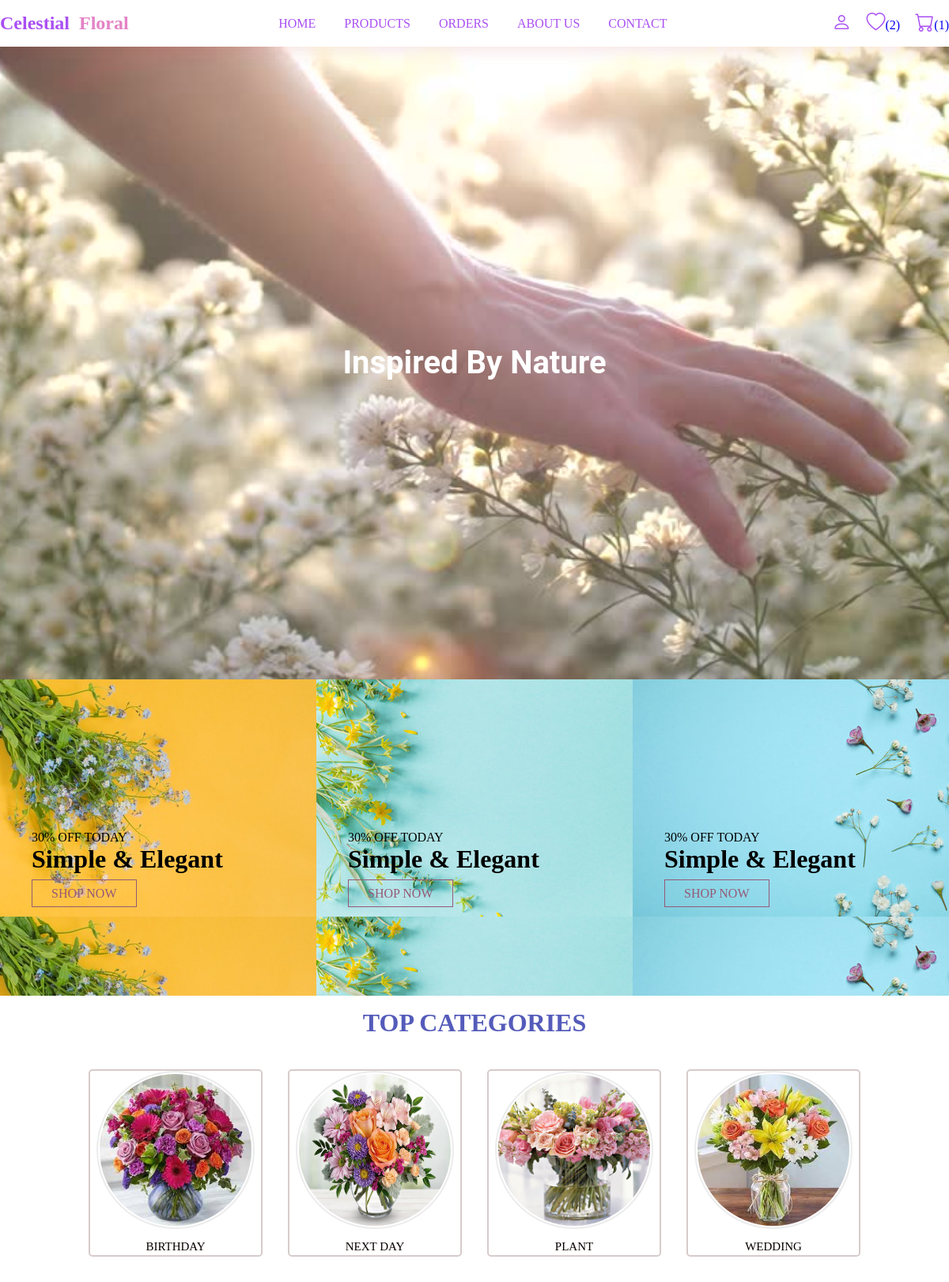
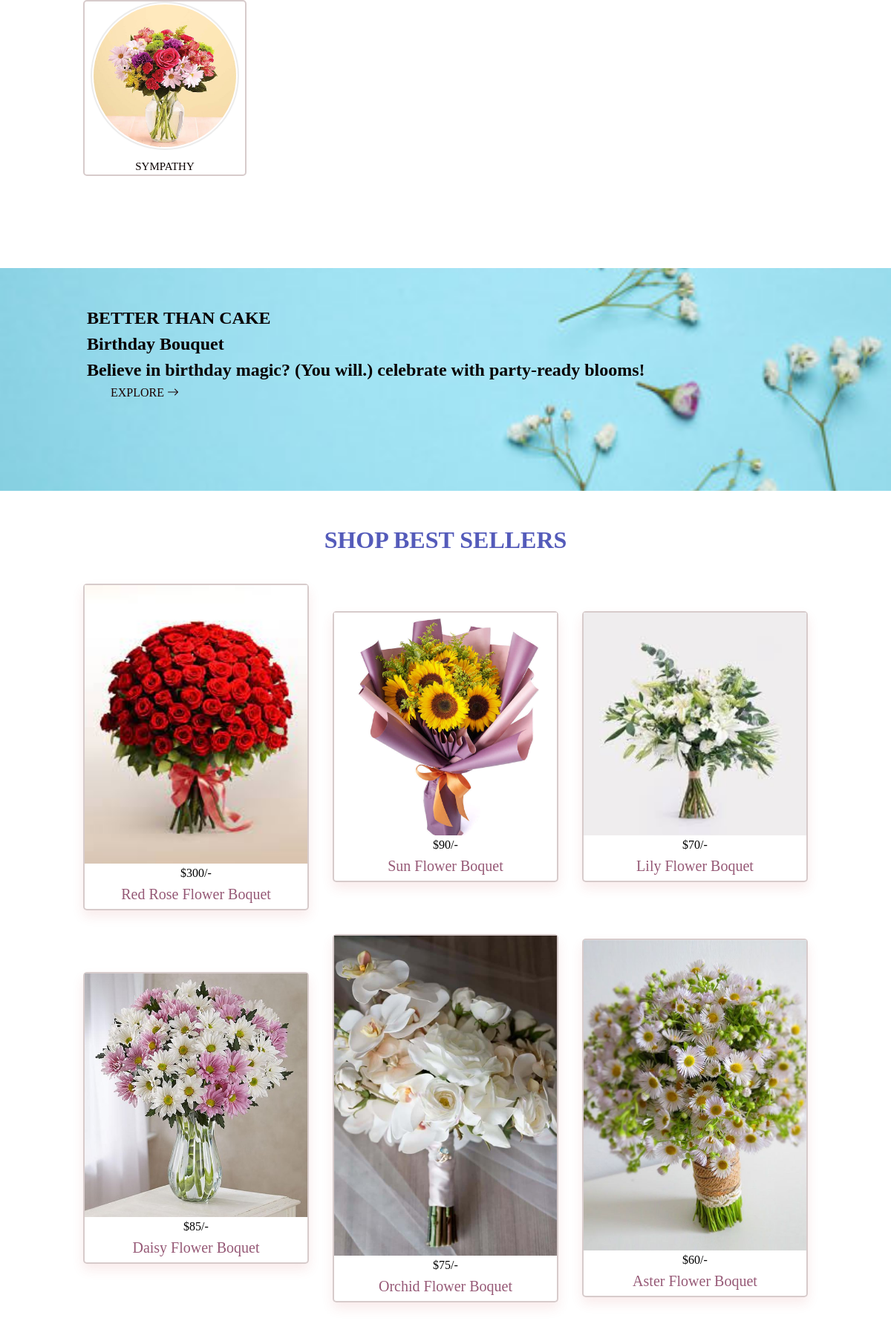
The page / (upper part) on the database its author committed (2 pictures, top to bottom).
### tables this page shows
CREATE TABLE `products` (
  `id` int(255) NOT NULL,
  `name` varchar(255) NOT NULL,
  `price` varchar(255) NOT NULL,
  `product_detail` varchar(255) NOT NULL,
  `image` varchar(225) NOT NULL
);

### index.php (the view, shortened to what this page needs)
<?php
include 'connection.php';
$user_id = isset($_SESSION['user_id']) ? $_SESSION['user_id'] : null;
?>
<!DOCTYPE html>
<html lang="en">
<head>
    <link rel="stylesheet" href="https://cdn.jsdelivr.net/npm/bootstrap-icons/font/bootstrap-icons.css">
    <link rel="stylesheet" href="main.css">
</head>
<body>
<header class="header">
    <div class="flex">
        <a href="admin_header.php" class="logo">Celestial &nbsp<span>Floral</span></a>
        <nav class="navbar">
            <a href="index.php">Home</a>
            <a href="products.php">Products</a>
            <a href="orders.php">Orders</a>
            <a href="about.php">About us</a>
            <a href="contact.php">Contact</a>
        </nav>
        <div class="icons">
            <i class="bi bi-person" id="user-icon"></i>
                <?php
                $select_wishlist = mysqli_query($conn, "SELECT * FROM `wishlist` WHERE user_id = '$user_id'") or die('query failed');
                $wishlist_num_rows = mysqli_num_rows($select_wishlist);
                ?>
                <a href="wishlist.php"><i class="bi bi-heart"></i><span>(<?php echo $wishlist_num_rows; ?>)</span></a>
                <?php
                $select_cart = mysqli_query($conn, "SELECT * FROM `cart` WHERE user_id = '$user_id'") or die('query failed');
                $cart_num_rows = mysqli_num_rows($select_cart);
                ?>
                <a href="cart.php"><i class="bi bi-cart"></i><span>(<?php echo $cart_num_rows; ?>)</span></a>
        </div>
    </div>
</header>
<body>
<div class="slider-section">
    <div class="slide-show-container">
        <div class="wrapper-one">
            <div class="wrapper-text">Inspired by Nature</div>
        </div>
    </div>
</div>
<div class="row">
    <div class="card">
        <div class="detail">
           <span>30% OFF TODAY</span>
           <h1>Simple & Elegant</h1>
           <a href="shop.php">Shop now</a>
        </div>
    </div>
    <div class="card">
        <div class="detail">
           <span>30% OFF TODAY</span>
           <h1>Simple & Elegant</h1>
           <a href="shop.php">Shop now</a>
        </div>
    </div>
    <div class="card">
        <div class="detail">
           <span>30% OFF TODAY</span>
           <h1>Simple & Elegant</h1>
           <a href="shop.php">Shop now</a>
        </div>
    </div>
</div>
<div class="categories">
    <h1 class="title">TOP CATEGORIES</h1>
    <div class="box-container">
        <div class="box">
            <img src="image/chategory1.jpeg" >
            <span>Birthday</span>
        </div>
        <div class="box">
            <img src="image/chategory2.jpg" >
            <span>Next Day</span>
        </div>
        <div class="box">
            <img src="image/chategory3.jpg" >
            <span>Plant</span>
        </div>
        <div class="box">
            <img src="image/chategory4.jpeg" >
            <span>Wedding</span>
        </div>
        <div class="box">
            <img src="image/chategory5.jpg" >
            <span>Sympathy</span>
        </div>
    </div>
</div>
  <div class="banner3">
    <div class="detail">
        <p><b>BETTER THAN CAKE<p></b>
        <p><b>Birthday Bouquet</p></b>
        <p><b>Believe in birthday magic? (You will.) celebrate with party-ready blooms!</p></b>
        <a href="shop.php"> explore <i class="bi bi-arrow-right"></i></a>
    </div>
  </div>
  <div class="shop">
    <h1 class="title">Shop Best Sellers</h1>
    <div class="box-container">
        <?php
        $select_products = mysqli_query($conn, "SELECT * FROM `products`") or die('query failed');
        if(mysqli_num_rows($select_products) > 0) {
            while($fetch_products = mysqli_fetch_assoc($select_products)) {
        ?>
            <form action="" method="post" class="box">
                <img src="image/<?php echo htmlspecialchars($fetch_products['image']); ?>">
                <div class="price">$<?php echo htmlspecialchars($fetch_products['price']); ?>/-</div>
                <div class="name"><?php echo htmlspecialchars($fetch_products['name']); ?></div>
            </form>
        <?php
            }
        } else {
            echo '<p class="empty">No Products Added Yet!</p>';
        }
        ?>
    </div>
</div>
<?php include 'footer.php'; ?>
</body>
</html>

### footer.php (shortened to what this page needs)
<!DOCTYPE html>
<html lang="en">
<head>
    <link rel="stylesheet" href="https://cdn.jsdelivr.net/npm/bootstrap-icons/font/bootstrap-icons.css">
    <link rel="stylesheet" href="main.css">
</head>
<body>
</body>
</html>

### main.css (style rules this page uses)
* { margin: 0; padding: 0; box-sizing: border-box; }
:root { --white-alpha-40: rgba(156, 126, 126, 0.4); --white-alpha-25: rgba(255,255,255,0.25); --backdrop-filter-blur: blur(5px); --pink:#965976; --box-shadow: 0 .5rem 1rem rgba(197, 62, 62, 0.1); }
a { text-decoration: none; }
.box-container { padding: 2% 8%; display: grid; grid-template-columns: repeat(auto-fit,minmax(18rem,1fr)); justify-content: center; align-items: center; }
.box-container .box { box-shadow: var(--box-shadow); border-radius: 15px; background: var(--white-alpha-25); border: 2px solid var(--white-alpha-40); margin: 1rem; text-align: center; border-radius: 5px; }
header { background: #fff; width: 100%; padding: 1rem 0; box-shadow: var(--box-shadow); position: relative; z-index: 1000; }
.flex { max-width: 1200px; display: flex; justify-content:space-between; align-items: center; position: relative; margin: 0 auto; }
.logo { font-size: 1.5rem; font-weight: bold; color:#aa4ff3; }
.logo span { color:#e382c5 }
.navbar a { margin: 0 1rem; font-size: 1rem; color: #aa4ff3; text-transform: uppercase; }
.header .icons { display: flex; }
.header .icons i { margin-left: 1.2rem; font-size: 1.5rem; cursor: pointer; color: #aa4ff3; }
.title { text-align: center; text-transform: uppercase; color: #545bba; }
.slide-show-container { height: 100vh; width: 100%; position: relative; overflow: hidden; }
.wrapper-one, .wrapper-two, .wrapper-three { background-color: #eee; background-size: cover; background-position: center center; background-repeat: no-repeat; height: 100%; width: 100%; position: absolute; color: #fff; text-transform: capitalize; opacity: 0; }
.wrapper-one { background-image: url('image/bg4.jpg'); opacity: 1; }
.wrapper-text { font: 700 40px/1.4 'Roboto', sans-serif; position: absolute; top: 50%; left: 50%; transform: translate(-50%, -50%); text-align: center; z-index: 1; }
.row { display: grid; grid-template-columns: repeat(auto-fit, minmax(20rem,1fr)); }
.row .card { background: url('image/banner1.jpg'); background-size: cover; background-position: center; width: 100%; height: 400px; position: relative; margin-bottom: 1rem; }
.row .card .detail { position: absolute; bottom: 30%; left: 10%; }
.row .card h1 { margin-bottom: 1rem; font-size: 2rem; font-weight: 600; }
.row .card a { color: var(--pink); font-size: 16px; padding: .5rem 1.5rem; border: 1px solid var(--pink); text-transform: uppercase; }
.row .card:nth-child(1) { background: url('image/banner1.jpg'); }
.row .card:nth-child(2) { background: url('image/banner2.jpg'); }
.row .card:nth-child(3) { background: url('image/banner3.jpg'); }
.categories { padding-bottom: 3%; }
.categories .box-container { grid-template-columns: repeat(auto-fit, minmax(15rem,1fr)); }
.categories .box-container .box { font-size: 1.5rem; color: rgb(10, 1, 1); background-color: transparent; box-shadow: none; cursor: pointer; }
.categories .box-container .box img { width: 200px; height: 200px; padding: 2px; margin: 1rem o; border-radius: 50%; border: 2px solid #ececec; }
.categories .box-container .box span { text-transform: uppercase; font-size: 15px; }
.banner3 { background-image: url('image/banner3.jpg'); background-size: cover; background-position: center center; background-repeat: no-repeat; max-width: 1400px; margin: 3rem auto; padding-left: 5%; height: 300px; color: #080000; }
.banner3 .detail { padding: 4% 5%; }
.banner3 .detail p { margin-bottom: 1.5rem; font-size: 1.5rem; margin: .5rem 0; }
.banner3 .detail a { text-transform: uppercase; color: #1b0101; padding: 5rem 2rem; }
.shop .box { position: relative; }
.name { font-size: 20px; color: var(--pink); margin: .5rem; text-transform: capitalize; }
.shop img { width: 100%; }

### rows shown on the page
products: image (picture), price "300", name "Red Rose Flower Boquet"
products: image (picture), price "90", name "Sun Flower Boquet"
products: image (picture), price "70", name "Lily Flower Boquet"
products: image (picture), price "85", name "Daisy Flower Boquet"
products: image (picture), price "75", name "Orchid Flower Boquet"
products: image (picture), price "60", name "Aster Flower Boquet"

### other values the page prints
$wishlist_num_rows "2"
$cart_num_rows "1"
